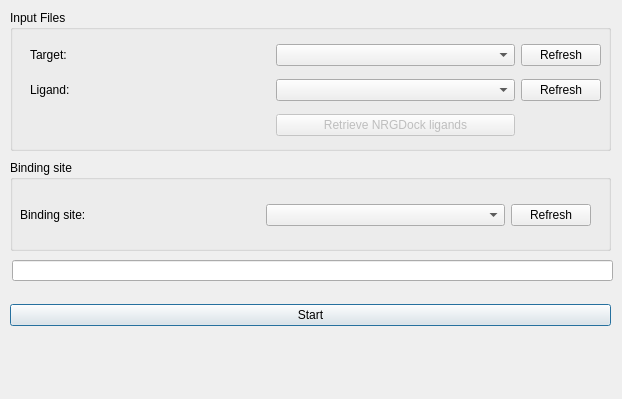
     <widget class="QWidget" name="tab_6">
      <attribute name="title">
       <string>Simulate</string>
      </attribute>
      <widget class="QGroupBox" name="groupBox_4">
       <property name="geometry">
        <rect>
         <x>10</x>
         <y>10</y>
         <width>601</width>
         <height>141</height>
        </rect>
       </property>
       <property name="title">
        <string>Input Files</string>
       </property>
       <widget class="QWidget" name="gridLayoutWidget">
        <property name="geometry">
         <rect>
          <x>20</x>
          <y>27</y>
          <width>571</width>
          <height>108</height>
         </rect>
        </property>
        <layout class="QGridLayout" name="gridLayout_4">
         <item row="1" column="0">
          <widget class="QLabel" name="label_34">
           <property name="text">
            <string>&lt;html&gt;&lt;head/&gt;&lt;body&gt;&lt;p&gt;Ligand: &lt;/p&gt;&lt;/body&gt;&lt;/html&gt;</string>
           </property>
          </widget>
         </item>
         <item row="0" column="0">
          <widget class="QLabel" name="label_33">
           <property name="text">
            <string>&lt;html&gt;&lt;head/&gt;&lt;body&gt;&lt;p&gt;Target: &lt;/p&gt;&lt;/body&gt;&lt;/html&gt;</string>
           </property>
          </widget>
         </item>
         <item row="0" column="2">
          <widget class="QPushButton" name="flexaid_target_refresh">
           <property name="sizePolicy">
            <sizepolicy hsizetype="Maximum" vsizetype="Fixed">
             <horstretch>0</horstretch>
             <verstretch>0</verstretch>
            </sizepolicy>
           </property>
           <property name="text">
            <string>Refresh</string>
           </property>
          </widget>
         </item>
         <item row="1" column="1">
          <widget class="QComboBox" name="flexaid_select_ligand"/>
         </item>
         <item row="0" column="1">
          <widget class="QComboBox" name="flexaid_select_target">
           <property name="sizePolicy">
            <sizepolicy hsizetype="Minimum" vsizetype="Fixed">
             <horstretch>0</horstretch>
             <verstretch>0</verstretch>
            </sizepolicy>
           </property>
          </widget>
         </item>
         <item row="1" column="2">
          <widget class="QPushButton" name="flexaid_ligand_refresh">
           <property name="sizePolicy">
            <sizepolicy hsizetype="Maximum" vsizetype="Fixed">
             <horstretch>0</horstretch>
             <verstretch>0</verstretch>
            </sizepolicy>
           </property>
           <property name="text">
            <string>Refresh</string>
           </property>
          </widget>
         </item>
         <item row="2" column="1">
          <widget class="QPushButton" name="flexaid_retrieve_nrgdock_ligands">
           <property name="enabled">
            <bool>false</bool>
           </property>
           <property name="text">
            <string>Retrieve NRGDock ligands</string>
           </property>
          </widget>
         </item>
        </layout>
       </widget>
      </widget>
      <widget class="QGroupBox" name="groupBox_5">
       <property name="geometry">
        <rect>
         <x>10</x>
         <y>160</y>
         <width>601</width>
         <height>91</height>
        </rect>
       </property>
       <property name="title">
        <string>Binding site</string>
       </property>
       <widget class="QWidget" name="gridLayoutWidget_2">
        <property name="geometry">
         <rect>
          <x>10</x>
          <y>30</y>
          <width>571</width>
          <height>51</height>
         </rect>
        </property>
        <layout class="QGridLayout" name="gridLayout_5">
         <item row="0" column="1">
          <widget class="QComboBox" name="flexaid_select_binding_site">
           <property name="sizePolicy">
            <sizepolicy hsizetype="Minimum" vsizetype="Fixed">
             <horstretch>0</horstretch>
             <verstretch>0</verstretch>
            </sizepolicy>
           </property>
          </widget>
         </item>
         <item row="0" column="0">
          <widget class="QLabel" name="label_35">
           <property name="text">
            <string>&lt;html&gt;&lt;head/&gt;&lt;body&gt;&lt;p&gt;Binding site:&lt;/p&gt;&lt;/body&gt;&lt;/html&gt;</string>
           </property>
          </widget>
         </item>
         <item row="0" column="2">
          <widget class="QPushButton" name="flexaid_binding_site_refresh">
           <property name="sizePolicy">
            <sizepolicy hsizetype="Maximum" vsizetype="Fixed">
             <horstretch>0</horstretch>
             <verstretch>0</verstretch>
            </sizepolicy>
           </property>
           <property name="text">
            <string>Refresh</string>
           </property>
          </widget>
         </item>
        </layout>
       </widget>
      </widget>
      <widget class="QWidget" name="horizontalLayoutWidget_2">
       <property name="geometry">
        <rect>
         <x>10</x>
         <y>290</y>
         <width>601</width>
         <height>51</height>
        </rect>
       </property>
       <layout class="QHBoxLayout" name="horizontalLayout_3">
        <item>
         <widget class="QPushButton" name="flexaid_button_start">
          <property name="sizePolicy">
           <sizepolicy hsizetype="Minimum" vsizetype="Fixed">
            <horstretch>0</horstretch>
            <verstretch>0</verstretch>
           </sizepolicy>
          </property>
          <property name="text">
           <string>Start</string>
          </property>
          <property name="default">
           <bool>true</bool>
          </property>
          <property name="flat">
           <bool>false</bool>
          </property>
         </widget>
        </item>
       </layout>
      </widget>
      <widget class="QWidget" name="horizontalLayoutWidget_3">
       <property name="geometry">
        <rect>
         <x>9</x>
         <y>339</y>
         <width>601</width>
         <height>51</height>
        </rect>
       </property>
       <layout class="QHBoxLayout" name="horizontalLayout_2"/>
      </widget>
      <widget class="QLineEdit" name="simulate_folder_path">
       <property name="geometry">
        <rect>
         <x>12</x>
         <y>260</y>
         <width>601</width>
         <height>21</height>
        </rect>
       </property>
      </widget>
     </widget>
